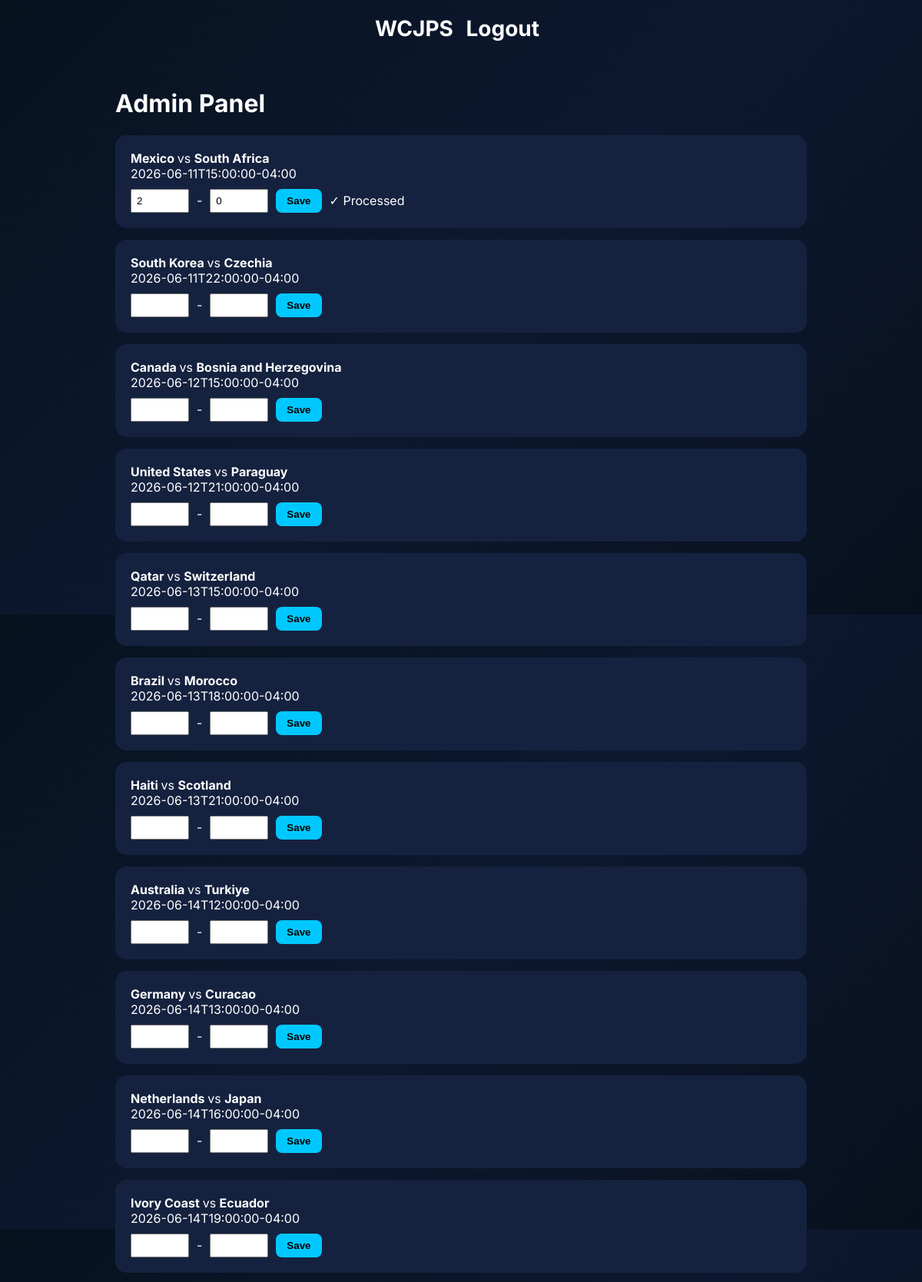
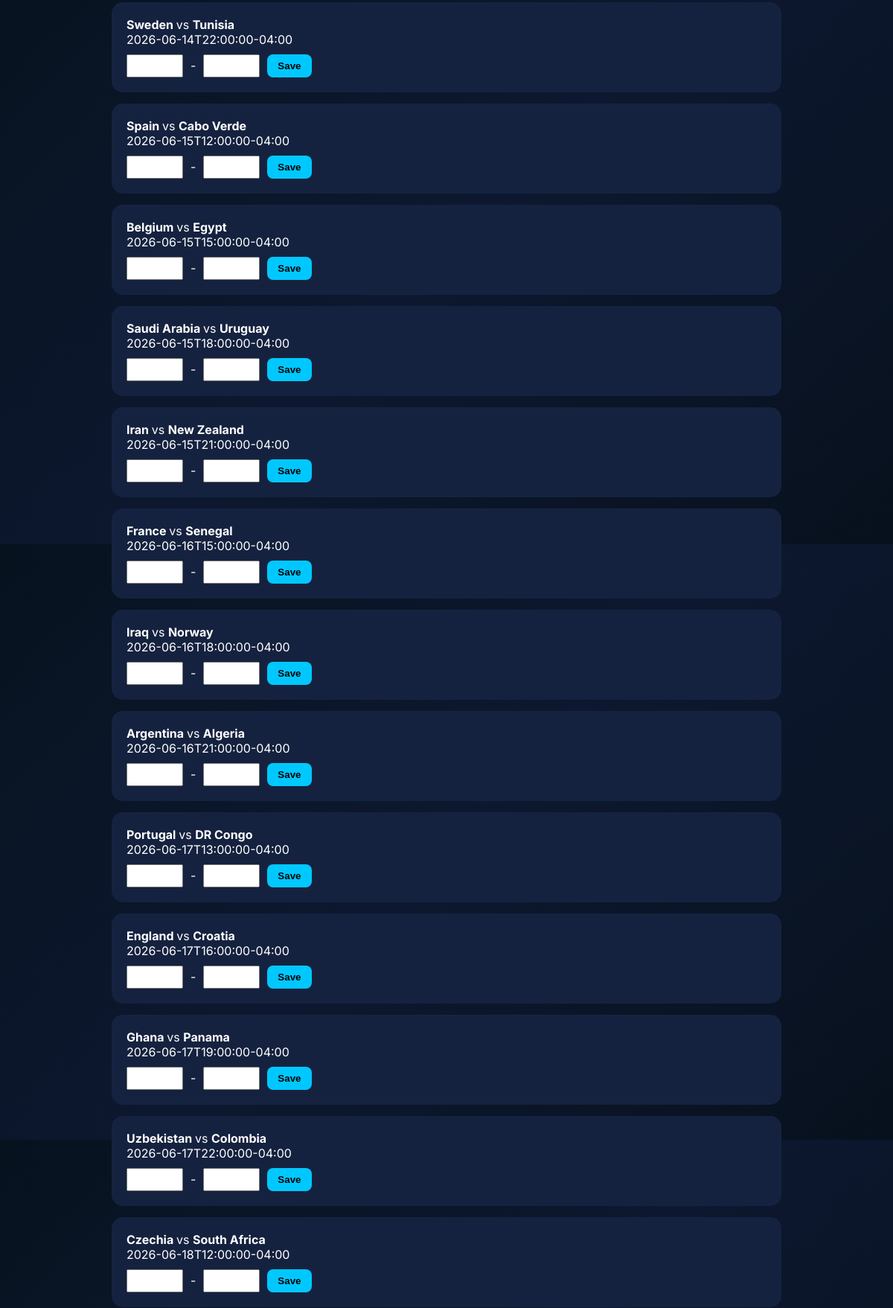
The page /admin (signed in, upper part) on the database its author committed (2 pictures, top to bottom).
### tables this page shows
CREATE TABLE matches (
            id INTEGER PRIMARY KEY,
            team1 TEXT,
            team2 TEXT,
            group_name TEXT,
            stage TEXT,
            match_number INTEGER,
            kickoff DATETIME,
            score1 INTEGER,
            score2 INTEGER,
            status TEXT,
            processed INTEGER DEFAULT 0
        );

### app.py (the view)
@app.route("/admin")
def admin():
    if not admin_required():
        return redirect(url_for("home"))
    matches = get_all_matches()
    return render_template("admin.html", matches=matches)

### app.py (called while the page is built)
def admin_required():
    return session.get("user_id") == 1

### helpers.py (called while the page is built)
def get_connection():
    conn = sqlite3.connect(DB_PATH)
    conn.row_factory = sqlite3.Row
    conn.execute("PRAGMA foreign_keys = ON")
    return conn

def get_all_matches():
    conn = get_connection()
    matches = conn.execute("""

        SELECT *

        FROM matches


        ORDER BY kickoff

        """).fetchall()
    conn.close()
    return matches

### templates/admin.html (shortened to what this page needs)
{% extends "base.html" %} {% block content %}
<div class="admin-container">
  <h1>Admin Panel</h1>
  {% for match in matches %}
  <div class="admin-card">
    <div>
      <strong> {{ match["team1"] }} </strong>
      vs
      <strong> {{ match["team2"] }} </strong>
    </div>
    <div>{{ match["kickoff"] }}</div>
    <form method="POST" action="{{ url_for('process_match_route') }}">
      <input
        type="number"
        name="score1"
        min="0"
        required
        value="{{ match['score1'] if match['score1'] is not none else '' }}"
      />
      -
      <input
        type="number"
        name="score2"
        min="0"
        required
        value="{{ match['score2'] if match['score2'] is not none else '' }}"
      />
      <button>Save</button>
      {% if match["processed"] %}
      <span> ✓ Processed </span>
      {% endif %}
    </form>
  </div>
  {% endfor %}
</div>
{% endblock %}

### static/style.css (style rules this page uses)
html { scroll-behavior: smooth; }
body { font-family: Inter, sans-serif; background: linear-gradient(135deg, #07121f, #0d1830, #07111d); min-height: 100vh; margin: 0; color: white; }
button { background: #00c8ff; border: none; padding: 10px 20px; border-radius: 8px; font-weight: 700; cursor: pointer; }
.admin-container { max-width: 900px; margin: auto; padding: 20px; }
.admin-card { padding: 20px; margin-bottom: 15px; background: #15223f; border-radius: 15px; }
.admin-card form { margin-top: 10px; display: flex; gap: 10px; align-items: center; }
.admin-card input { width: 60px; padding: 6px; }
.admin-card button { padding: 8px 14px; cursor: pointer; }

### rows shown on the page
matches: team1 "Mexico", team2 "South Africa", kickoff "2026-06-11T15:00:00-04:00", score1 "2", score2 "0", processed "✓ Processed"
matches: team1 "South Korea", team2 "Czechia", kickoff "2026-06-11T22:00:00-04:00"
matches: team1 "Canada", team2 "Bosnia and Herzegovina", kickoff "2026-06-12T15:00:00-04:00"
matches: team1 "United States", team2 "Paraguay", kickoff "2026-06-12T21:00:00-04:00"
matches: team1 "Qatar", team2 "Switzerland", kickoff "2026-06-13T15:00:00-04:00"
matches: team1 "Brazil", team2 "Morocco", kickoff "2026-06-13T18:00:00-04:00"
matches: team1 "Haiti", team2 "Scotland", kickoff "2026-06-13T21:00:00-04:00"
matches: team1 "Australia", team2 "Turkiye", kickoff "2026-06-14T12:00:00-04:00"
matches: team1 "Germany", team2 "Curacao", kickoff "2026-06-14T13:00:00-04:00"
matches: team1 "Netherlands", team2 "Japan", kickoff "2026-06-14T16:00:00-04:00"
matches: team1 "Ivory Coast", team2 "Ecuador", kickoff "2026-06-14T19:00:00-04:00"
matches: team1 "Sweden", team2 "Tunisia", kickoff "2026-06-14T22:00:00-04:00"
matches: team1 "Spain", team2 "Cabo Verde", kickoff "2026-06-15T12:00:00-04:00"
matches: team1 "Belgium", team2 "Egypt", kickoff "2026-06-15T15:00:00-04:00"
matches: team1 "Saudi Arabia", team2 "Uruguay", kickoff "2026-06-15T18:00:00-04:00"
matches: team1 "Iran", team2 "New Zealand", kickoff "2026-06-15T21:00:00-04:00"
matches: team1 "France", team2 "Senegal", kickoff "2026-06-16T15:00:00-04:00"
matches: team1 "Iraq", team2 "Norway", kickoff "2026-06-16T18:00:00-04:00"
matches: team1 "Argentina", team2 "Algeria", kickoff "2026-06-16T21:00:00-04:00"
matches: team1 "Portugal", team2 "DR Congo", kickoff "2026-06-17T13:00:00-04:00"
matches: team1 "England", team2 "Croatia", kickoff "2026-06-17T16:00:00-04:00"
matches: team1 "Ghana", team2 "Panama", kickoff "2026-06-17T19:00:00-04:00"
matches: team1 "Uzbekistan", team2 "Colombia", kickoff "2026-06-17T22:00:00-04:00"
matches: team1 "Czechia", team2 "South Africa", kickoff "2026-06-18T12:00:00-04:00"
